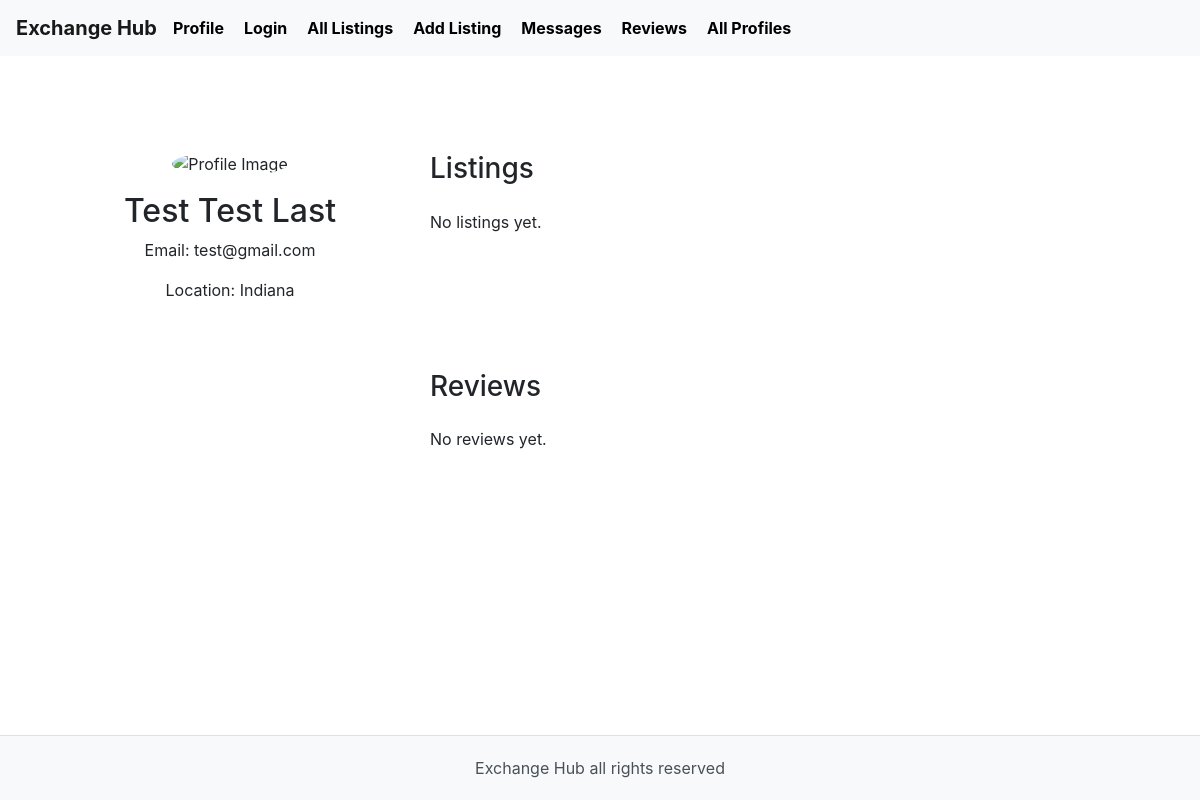
Before: /user_profile/1 with the older database file.
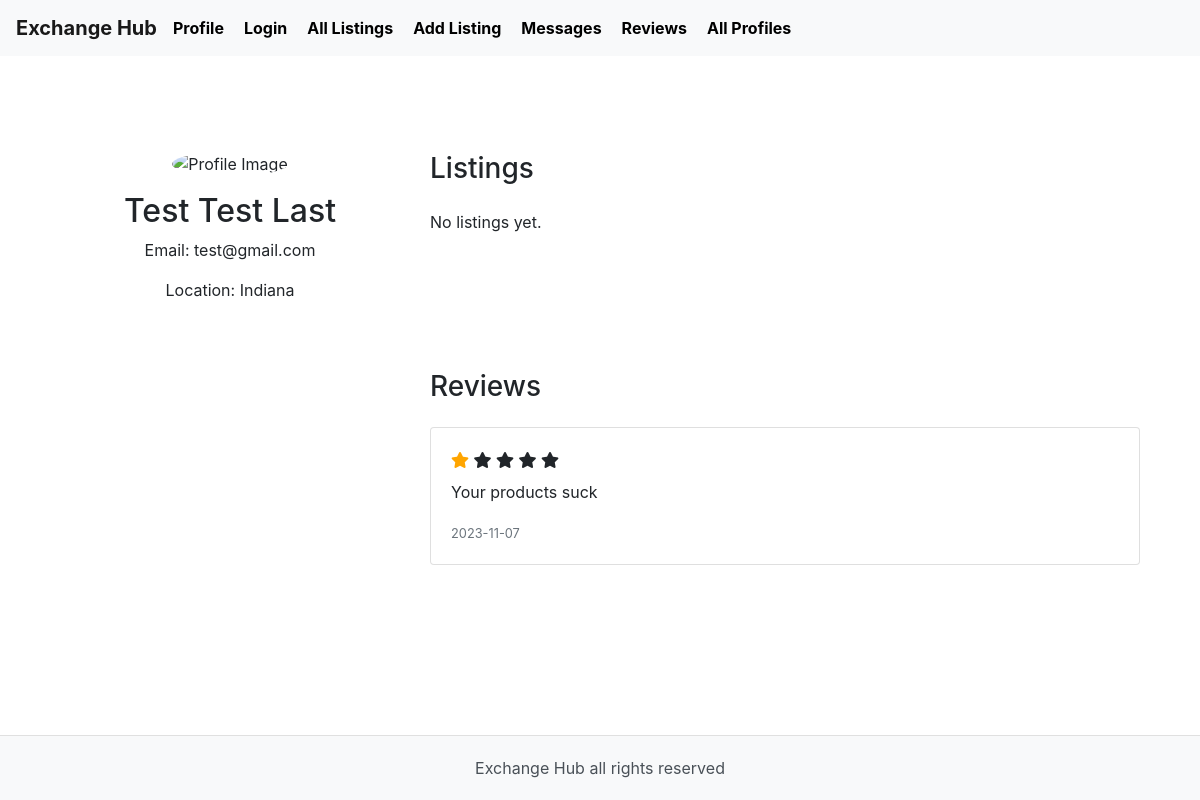
After: the same page with the newer database file.
### tables this page shows
CREATE TABLE Review (
    reviewID INTEGER PRIMARY KEY AUTOINCREMENT,
    reviewerID INTEGER,
    reviewedUserID INTEGER,
    rating INTEGER NOT NULL,
    comment TEXT,
    datePosted DATE NOT NULL,
    FOREIGN KEY (reviewerID) REFERENCES User(userID),
    FOREIGN KEY (reviewedUserID) REFERENCES User(userID)
);

### app.py (the view)
@app.route('/user_profile/<int:user_id>')
def user_profile(user_id):
    conn = sqlite3.connect('database.db')
    conn.row_factory = sqlite3.Row  # This allows us to access the columns by name
    cursor = conn.cursor()
    cursor.execute("SELECT * FROM User WHERE userID = ?", (user_id,))
    user = cursor.fetchone()
    print(user)
    if user is None:
        flash('User not found', 'error')
        return redirect(url_for('index'))  # Redirect to the home page or a 404 page
    cursor.execute("SELECT * FROM Listing WHERE userID = ?", (user_id,))
    user_listings = cursor.fetchall()
    print(user_listings)
    cursor.execute("SELECT * FROM Review WHERE reviewedUserID = ?", (user_id,))
    user_reviews = cursor.fetchall()
    print (user_id)
    print (user_reviews)
    return render_template('user_profile.html', profile=user, user_reviews = user_reviews, user_listings=user_listings)

### templates/user_profile.html
{% extends 'layout.html' %}
{% block content %}
<div class="container mt-5">
    <div class="row">
        <div class="col-md-4 text-center">
            <img src="{{ profile.profileImage }}" alt="Profile Image" class="img-fluid rounded-circle mb-3" style="width: 200px; height: 200px;">
            <h2>{{ profile.firstName }} {{ profile.lastName }}</h2>
            <p>Email: {{ profile.email }}</p>
            <p>Location: {{ profile.location }}</p>
        </div>
        <div class="col-md-8">
            <h3 class="mb-4">Listings</h3>
            <div class="listings-container" style="max-width: 200px; max-height: 200px;">
                {% if user_listings %}
                    {% for listing in user_listings %}
                        <div class="card mb-3">
                            <div class="card-body">
                                <h4 class="card-title">{{ listing.title }}</h4>
                                <p class="card-text">{{ listing.description }}</p>
                                <div class="listing-images mt-2">
                                    {% if listing.images %}
                                        {% for image in listing.images.split(',') %}
                                        <img src="{{ image }}" alt="Image" class="img-fluid" style="max-width: 100px; max-height: 100px;">
                                        {% endfor %}
                                    {% else %}
                                        <p>No images available.</p>
                                    {% endif %}
                                </div>
                                <div class="listing-date mt-2">
                                    <small class="text-muted">Posted on: {{ listing.datePosted }}</small>
                                </div>
                            </div>
                        </div>
                    {% endfor %}
                {% else %}
                    <p>No listings yet.</p>
                {% endif %}
            </div>
            <br>
            <br>
            <br>
            <h3 class="mt-5 mb-4">Reviews</h3>
            <div class="reviews-container">
                {% if user_reviews %}
                    {% for review in user_reviews %}
                        <div class="card mb-3">
                            <div class="card-body">
                                <div class="review-rating">
                                    {% for star in range(review.rating) %}
                                        <span class="fa fa-star checked"></span>
                                    {% endfor %}
                                    {% for star in range(5 - review.rating) %}
                                        <span class="fa fa-star"></span>
                                    {% endfor %}
                                </div>
                                <div class="review-text mt-2">
                                    <p>{{ review.comment }}</p>
                                </div>
                                <div class="review-date mt-2">
                                    <small class="text-muted">{{ review.datePosted }}</small>
                                </div>
                            </div>
                        </div>
                    {% endfor %}
                {% else %}
                    <p>No reviews yet.</p>
                {% endif %}
            </div>
        </div>
    </div>
</div>
{% endblock %}

Changed rows visible on the page:
added Review: rating 1 (drawn), comment "Your products suck", datePosted "2023-11-07"
Other visible differences:
text no longer shown: "No reviews yet."
